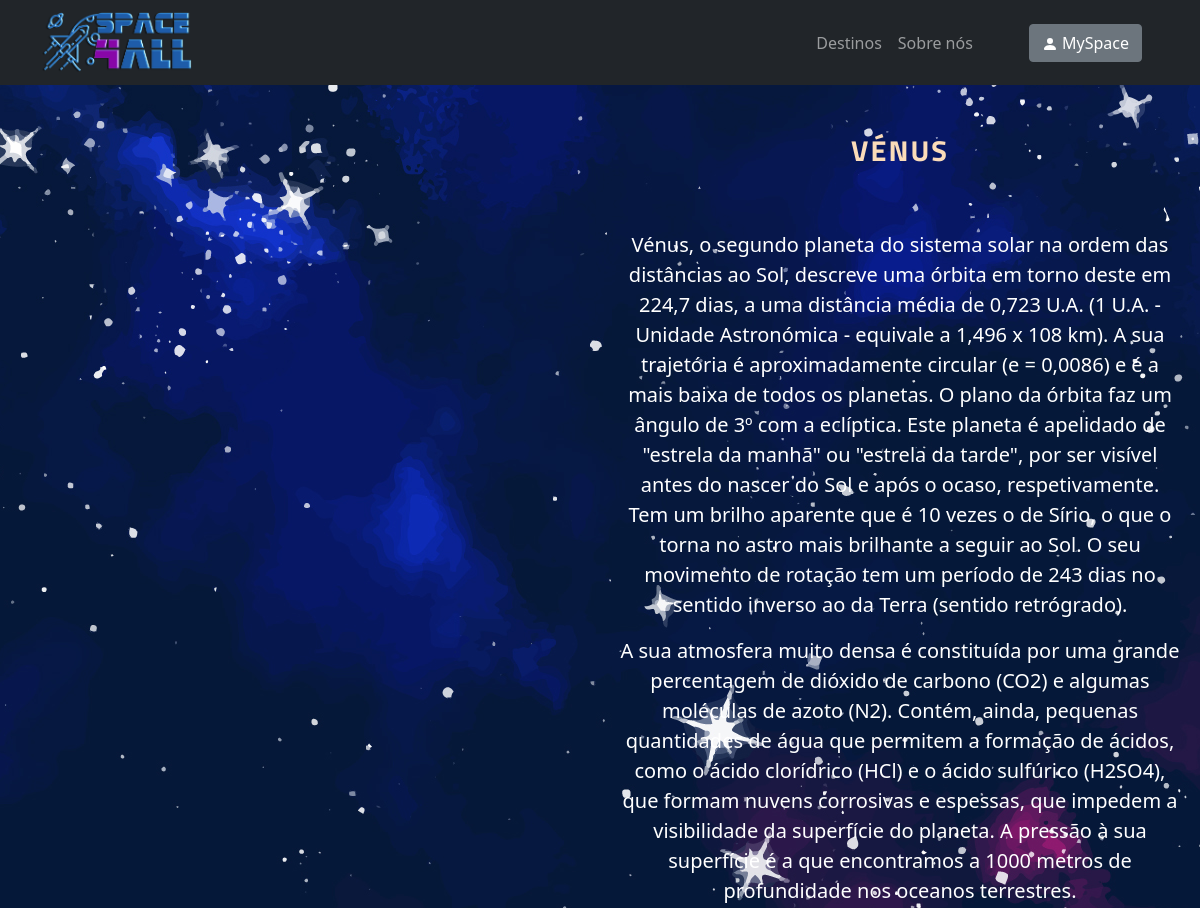
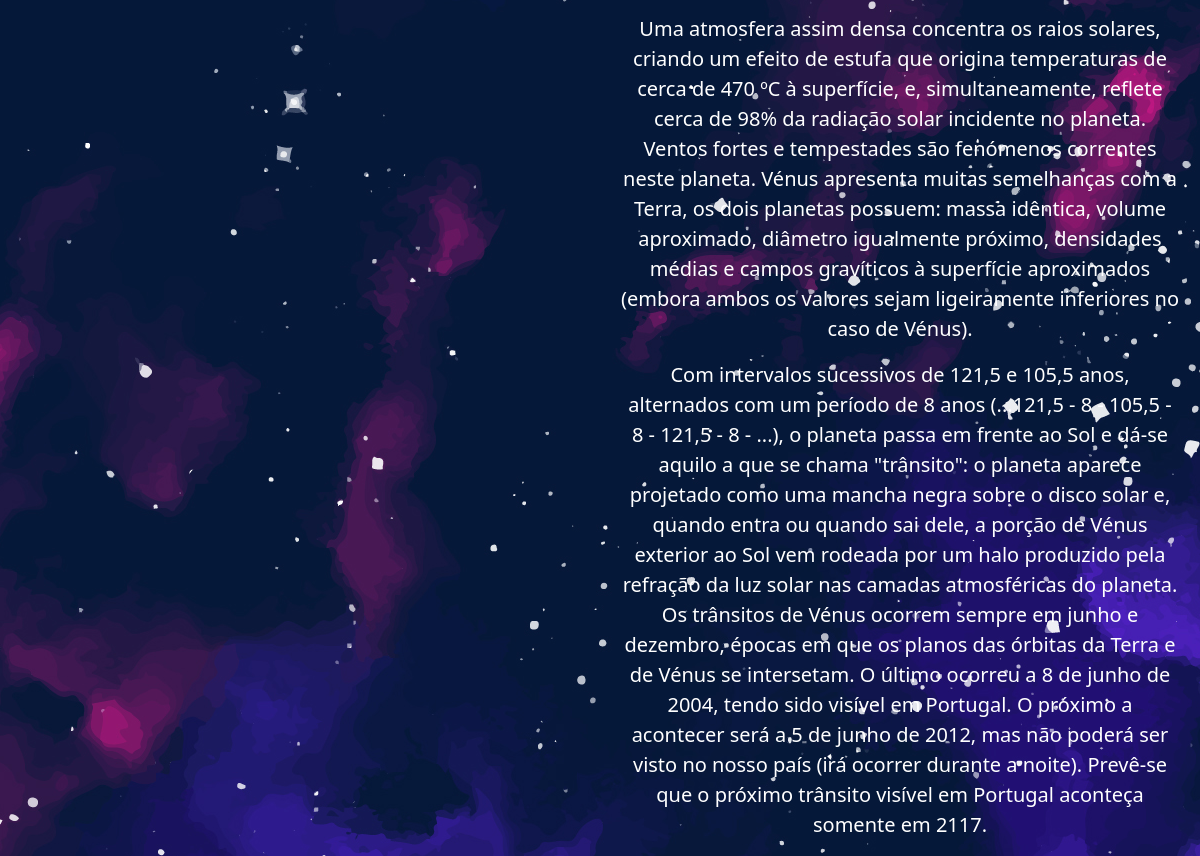
Screenshot of /venus with the database file from the repository (2 pictures, top to bottom).
### space_trip/models.py (models this page shows)
class Planet(models.Model):
    name = models.CharField(max_length=50)
    name_pt = models.CharField(max_length=50)
    details = models.CharField(max_length=500000)

### space_trip/views.py (the view)
# urls.py: path("<str:name>", views.planet, name="planet")
def planet(request, name):
    planet = get_object_or_404(Planet, name=name)
    return render(request, 'space_trip/planet.html', {'planet': planet})

### space_trip/templates/space_trip/planet.html (shortened to what this page needs)
{% extends "./index.html" %}
{% load static %}
{% block body %}
    <br>
        <div id="aSide">
        <model-viewer loading="eager" src="{% static 'media/3D/' %}{{ planet.name }}.glb" alt="{{planet.name_pt}}" auto-rotate camera-controls ar ios-src="{% static 'media/3D/' %}{{ planet.name }}.glb"></model-viewer>
        </div>
    <br>
    <div style="float: right; width: 50%">
        <h2 class="planetname">{{ planet.name_pt }}</h2>
    <br>
    <figure class="text-center" style="margin: 30px 20px 10px 20px">
        {{ planet.details | safe }}
    </figure>
    </div>
{% endblock %}

### space_trip/templates/space_trip/planet.html (style rules this page uses)
#aSide { height: 600px; width: 600px; position: fixed; top: calc(50% - 250px); right: 50%; }
#aSide model-viewer { height: 600px; width: 600px; position: absolute; top: 0; left: 0; border: none; --poster-color: transparent; }
.planetname { display: block; font-size: 1.80em; font-weight: bold; color: #fbdcb9; font-family: 'Titillium Web', sans-serif; letter-spacing: 2px; text-align: center; }

### rows the page displays
Planet: name_pt "VÉNUS", details "Vénus, o segundo planeta do sistema solar na ordem das distâncias ao Sol, descreve uma órbita em torno deste em 224,7 dias, a uma distância média de 0,723 U.A. (1 U.A. - Unidade Astronómica - equivale a 1,496 x 108 km). A sua trajetória é aproximadamente circular (e = 0,0086) e é a mais baixa de todos os planetas. O plano da órbita faz um ângulo de 3º com a eclíptica. Este planeta é apelidado de \"estrela da manhã\" ou \"estrela da tarde\", por ser visível antes do nascer do Sol e após o ocaso, respetivamente. Tem um brilho aparente que é 10 vezes o de Sírio, o que o torna no astro mais brilhante a seguir ao Sol. O seu movimento de rotação tem um período de 243 dias no sentido inverso ao da…"
